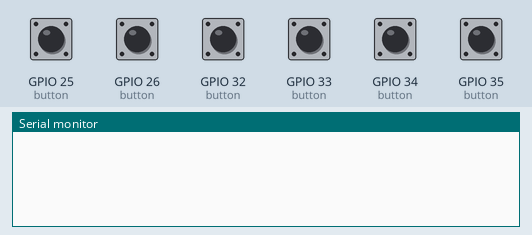
This sketch was run on a simulated ESP32. On the bench: the last lines printed to the serial monitor. The test bench sets the inputs (shaded band); at power-on: GPIO 25 (button), GPIO 26 (button), GPIO 32 (button), GPIO 33 (button), GPIO 34 (button), GPIO 35 (button) HIGH.

Above: at 1.2 s.
1.3 s: GPIO 25 (button) pulled LOW for 0.15 s
At 1.8 s:
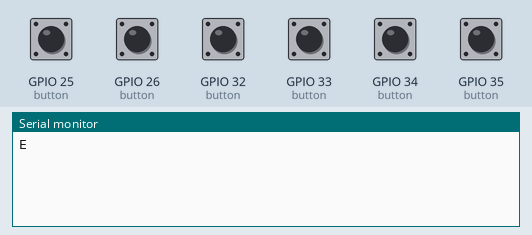
2.9 s: GPIO 26 (button) pulled LOW for 0.15 s
At 4.1 s:
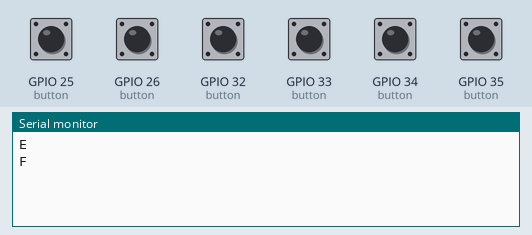
4.5 s: GPIO 32 (button) pulled LOW for 0.15 s
At 5.6 s:
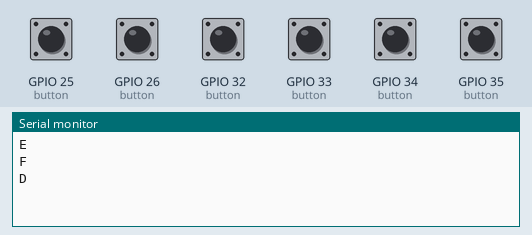
6.1 s: GPIO 33 (button) pulled LOW for 0.15 s
At 6.9 s:
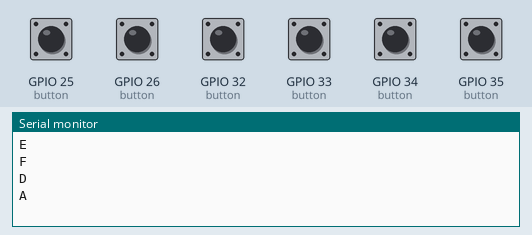
7.7 s: GPIO 34 (button) pulled LOW for 0.15 s
At 8.2 s:
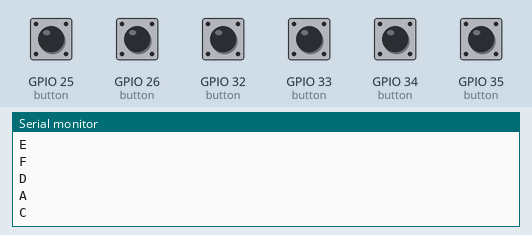
9.3 s: GPIO 35 (button) pulled LOW for 0.15 s
At 10.7 s:
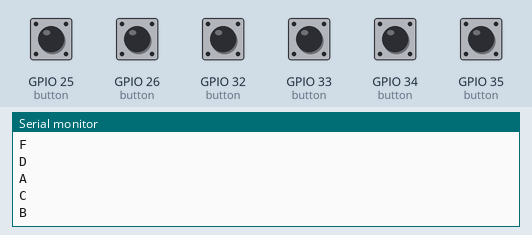

The sketch:

streamdeck.ino
```cpp
char* const getButtonPhrase()
{
  static char buttonSentence[4]; // if 3 buttons pressed return "ABC" and need space for trailing '\0'

  static uint8_t previousA = 0xFF;
  static uint8_t previousB = 0xFF;
  static uint8_t previousC = 0xFF;
  static uint8_t previousD = 0xFF;
  static uint8_t previousE = 0xFF;
  static uint8_t previousF = 0xFF;


  uint8_t currentA, currentB, currentC, currentD, currentE, currentF;

  currentA = digitalRead(33);
  currentB = digitalRead(35);
  currentC = digitalRead(34);
  currentD = digitalRead(32);
  currentE = digitalRead(25);
  currentF = digitalRead(26);

  memset(buttonSentence, '\0', 4); // erase previous sentence

  // check if HIGH to LOW transition
  if ((currentA == LOW) && (previousA == HIGH)) strcat(buttonSentence, "A");
  if ((currentB == LOW) && (previousB == HIGH)) strcat(buttonSentence, "B");
  if ((currentC == LOW) && (previousC == HIGH)) strcat(buttonSentence, "C");
  if ((currentD == LOW) && (previousD == HIGH)) strcat(buttonSentence, "D");
  if ((currentE == LOW) && (previousE == HIGH)) strcat(buttonSentence, "E");
  if ((currentF == LOW) && (previousF == HIGH)) strcat(buttonSentence, "F");

  previousA = currentA;
  previousB = currentB;
  previousC = currentC;
  previousD = currentD;
  previousE = currentE;
  previousF = currentF;

  return buttonSentence;
}

void setup()
{
  pinMode(33, INPUT_PULLUP); // 2 <<--->> button <<--->> GND
  pinMode(25, INPUT_PULLUP); // 3 <<--->> button <<--->> GND
  pinMode(32, INPUT_PULLUP); // 4 <<--->> button <<--->> GND
  pinMode(35, INPUT_PULLUP); // 4 <<--->> button <<--->> GND
  pinMode(26, INPUT_PULLUP); // 4 <<--->> button <<--->> GND
  pinMode(34, INPUT_PULLUP); // 4 <<--->> button <<--->> GND

  Serial.begin(115200);
}

void loop()
{
  char* const s = getButtonPhrase();
  if (strlen(s) != 0) Serial.println(s);
  delay(50); // will also serve as anti-bounce
}
```

Measured:
- after the input at 1.3 s, the serial monitor: prints a new line at once (image 1)
- after the input at 2.9 s, the serial monitor: prints a new line at once (image 2)
- after the input at 4.5 s, the serial monitor: prints a new line at once (image 3)
- after the input at 6.1 s, the serial monitor: prints a new line at once (image 4)
- after the input at 7.7 s, the serial monitor: prints a new line at once (image 5)
- after the input at 9.3 s, the serial monitor: prints a new line at once (image 6)
